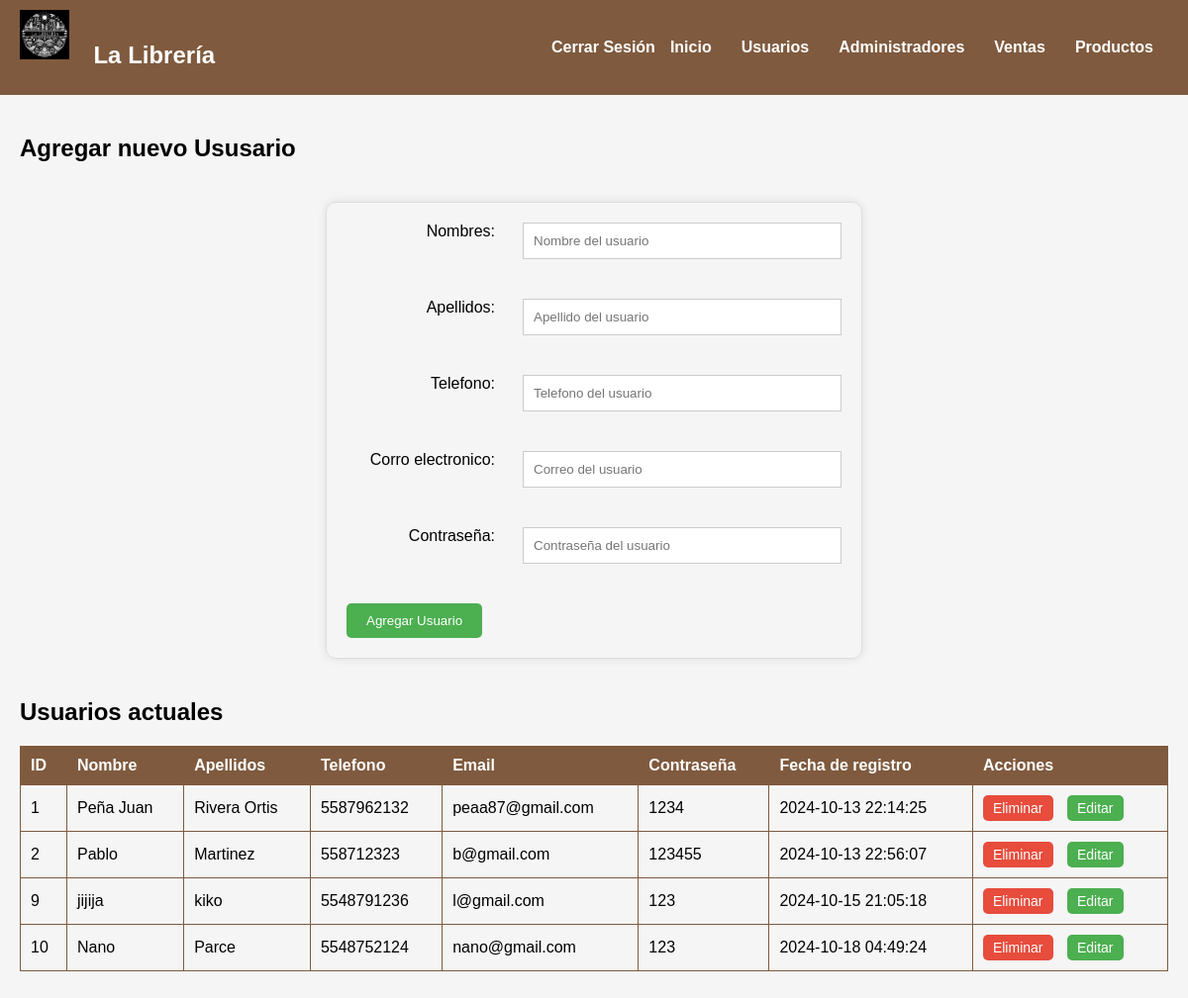
/1.8/usuarios.php (signed in), run on the app's committed database.
### tables this page shows
CREATE TABLE `usuarios` (
  `id_usuario` int NOT NULL,
  `nombre` varchar(100) DEFAULT NULL,
  `email` varchar(100) DEFAULT NULL,
  `password` varchar(255) DEFAULT NULL,
  `apellidos` varchar(255) DEFAULT NULL,
  `telefono` varchar(15) DEFAULT NULL,
  `fecha_registro` timestamp NULL DEFAULT CURRENT_TIMESTAMP
);

### 1.8/usuarios.php (the view, shortened to what this page needs)
<?php
$iniciopage_css = 'estilos/productos.css';
include 'encabad.php';
require 'conexion.php';
$usuarios_sql = "SELECT * FROM usuarios";
$usuarios_result = $conn->query($usuarios_sql);
?>
<main>
<h2>Agregar nuevo Ususario</h2>
    <div class="container">
        <form action="usuarios.php" method="POST">
            <div class="form-group">
                <label for="nombre">Nombres: </label>
                <input type="text" id="nombre" name="nombre" placeholder="Nombre del usuario" required>
            </div>
            <div class="form-group">
                <label for="apellidos">Apellidos: </label>
                <input type="text" id="apellidos" name="apellidos" placeholder="Apellido del usuario" required>
            </div>
            <div class="form-group">
                <label for="telefono">Telefono: </label>
                <input type="number" id="telefono" name="telefono" placeholder="Telefono del usuario" required>
            </div>
            <div class="form-group">
                <label for="correo">Corro electronico: </label>
                <input type="email" id="email" name="email" placeholder="Correo del usuario" required>
            </div>
            <div class="form-group">
                <label for="contra">Contraseña: </label>
                <input type="password" id="password" name="password" placeholder="Contraseña del usuario" required>
            </div>
            <button type="submit" name="add_usuario" class="btn-submit">Agregar Usuario</button>
        </form>
    </div>
        <h2>Usuarios actuales</h2>
        <table>
            <tr>
                <th>ID</th>
                <th>Nombre</th>
                <th>Apellidos</th>
                <th>Telefono</th>
                <th>Email</th>
                <th>Contraseña</th>
                <th>Fecha de registro</th>
                <th>Acciones</th>
            </tr>
            <?php while ($row = $usuarios_result->fetch_assoc()): ?>
            <tr>
                <td><?php echo $row['id_usuario']; ?></td>
                <td><?php echo $row['nombre']; ?></td>
                <td><?php echo $row['apellidos']; ?></td>
                <td><?php echo $row['telefono']; ?></td>
                <td><?php echo $row['email']; ?></td>
                <td><?php echo $row['password']; ?></td>
                <td><?php echo $row['fecha_registro']; ?></td>
                 <td>
                    <a href="usuarios.php?delete_id=<?php echo $row['id_usuario']; ?>" onclick="return confirm('¿Estás seguro de eliminar este usuario?')" class="btn-delete">Eliminar</a>
                    <button onclick="document.getElementById('editForm-<?php echo $row['id_usuario']; ?>').style.display='block'" class="btn-edit">Editar</button>
                </td>
            </tr>
            <?php endwhile; ?>
        </table>
</main>
</body>
</html>

### 1.8/encabad.php (shortened to what this page needs)
<!DOCTYPE html>
<html lang="es">
<head>
    <link rel="stylesheet" href="estilos/inicio.css">
    <?php
    if (isset($iniciopage_css)) {
        echo '<link rel="stylesheet" href="' . $iniciopage_css . '">';
    }
    ?>
</head>
<body>
    <header>
    <div class="logo-container">
        <a href="inicio.php">
            <img src="imagenes/logolib.jpg" alt="La Librería" class="logo">
            <h1>La Librería</h1>
        </a>
    </div>
        <nav>
            <ul class="nav-links">
                <a href="cerradmin.php">Cerrar Sesión</a>
                <li><a href="inicio.php">Inicio</a></li>
                <li><a href="usuarios.php">Usuarios</a></li>
                <li><a href="administradores.php">Administradores</a></li>
                <li><a href="ventas.php">Ventas</a></li>
                <li><a href="productos.php">Productos</a></li>
            </ul>
        </nav>
    </header>

### 1.8/estilos/inicio.css (style rules this page uses)
body { font-family: Arial, sans-serif; background-color: #f5f5f5; margin: 0; padding: 0; }
header { background-color: #7f5a3e; color: white; padding: 10px 20px; display: flex; justify-content: space-between; align-items: center; }
.logo-container { display: flex; align-items: center; }
.logo-container a { color: white; text-decoration: none; }
.logo-container h1 { display: inline-block; margin-left: 10px; font-size: 24px; vertical-align: middle; }
.logo { width: 50px; height: auto; margin-right: 10px; }
.nav-links { list-style: none; padding: 0; margin: 0; display: flex; }
.nav-links li { margin: 0 15px; }
.nav-links a { color: white; text-decoration: none; font-weight: bold; }
main { padding: 20px; }
table { width: 100%; border-collapse: collapse; margin-bottom: 20px; }
th, td { padding: 10px; border: 1px solid #7f5a3e; text-align: left; }
th { background-color: #7f5a3e; color: white; }

### 1.8/estilos/productos.css (style rules this page uses)
.container { width: 500px; margin: 40px auto; padding: 20px; border: 1px solid #ddd; border-radius: 10px; box-shadow: 0 0 10px rgba(0, 0, 0, 0.1); }
.form-group { margin-bottom: 20px; display: flex; justify-content: space-between; }
label { width: 150px; text-align: right; margin-right: 10px; }
input, textarea { width: 300px; padding: 10px; margin-bottom: 20px; border: 1px solid #ccc; }
.btn-submit { background-color: #4CAF50; color: #fff; padding: 10px 20px; border: none; border-radius: 5px; cursor: pointer; }
.btn-delete { background-color: #e74c3c; color: #fff; padding: 5px 10px; border: none; border-radius: 5px; cursor: pointer; font-size: 14px; text-decoration: none; }
.btn-edit { background-color: #4CAF50; color: #fff; padding: 5px 10px; border: none; border-radius: 5px; cursor: pointer; font-size: 14px; margin-left: 10px; }

### data on the page
usuarios: id_usuario "1", nombre "Peña Juan", apellidos "Rivera Ortis", telefono "5587962132", email "peaa87@gmail.com", password "1234", fecha_registro "2024-10-13 22:14:25"
usuarios: id_usuario "2", nombre "Pablo", apellidos "Martinez", telefono "558712323", email "b@gmail.com", password "123455", fecha_registro "2024-10-13 22:56:07"
usuarios: id_usuario "9", nombre "jijija", apellidos "kiko", telefono "5548791236", email "l@gmail.com", password "123", fecha_registro "2024-10-15 21:05:18"
usuarios: id_usuario "10", nombre "Nano", apellidos "Parce", telefono "5548752124", email "nano@gmail.com", password "123", fecha_registro "2024-10-18 04:49:24"
